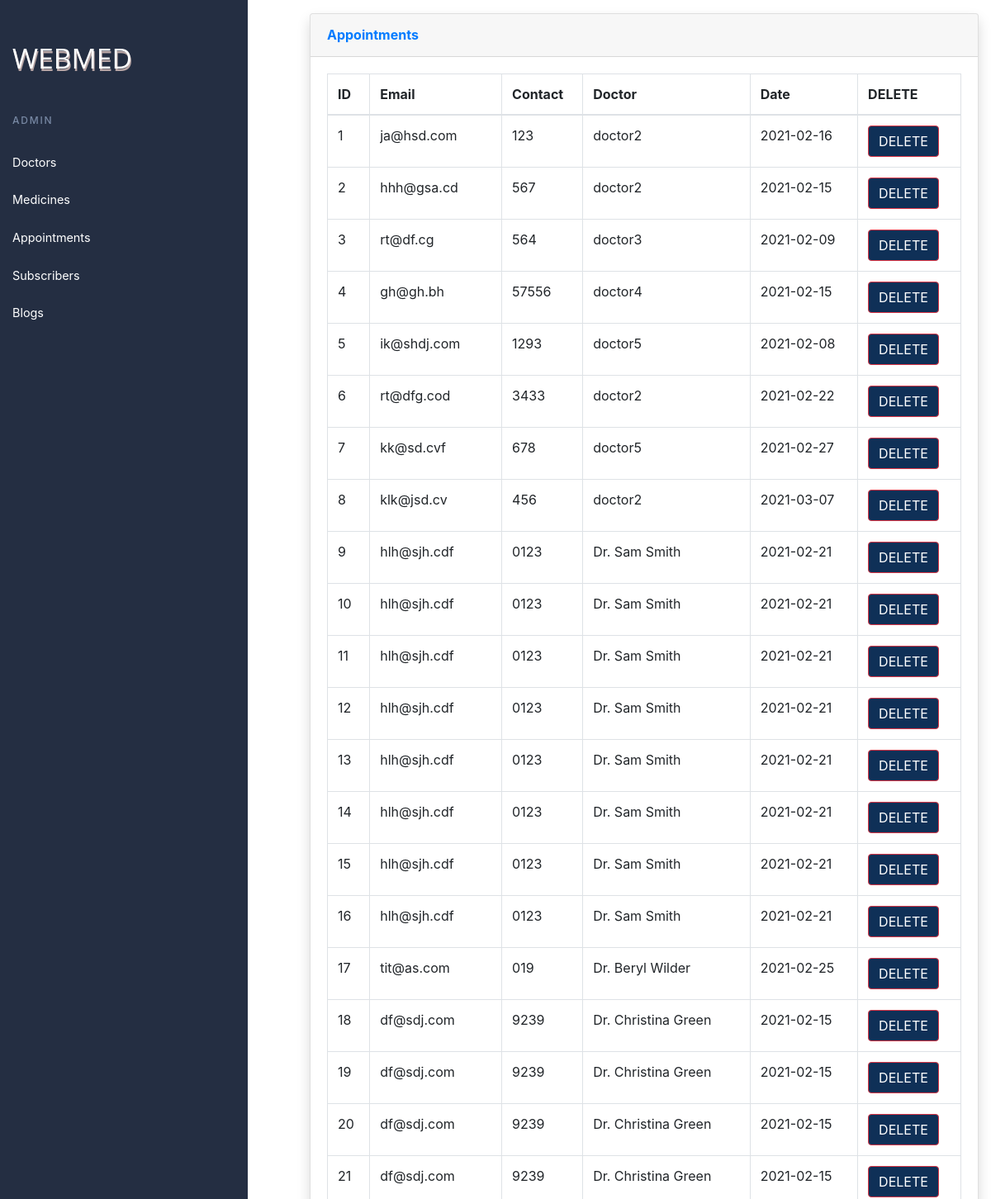
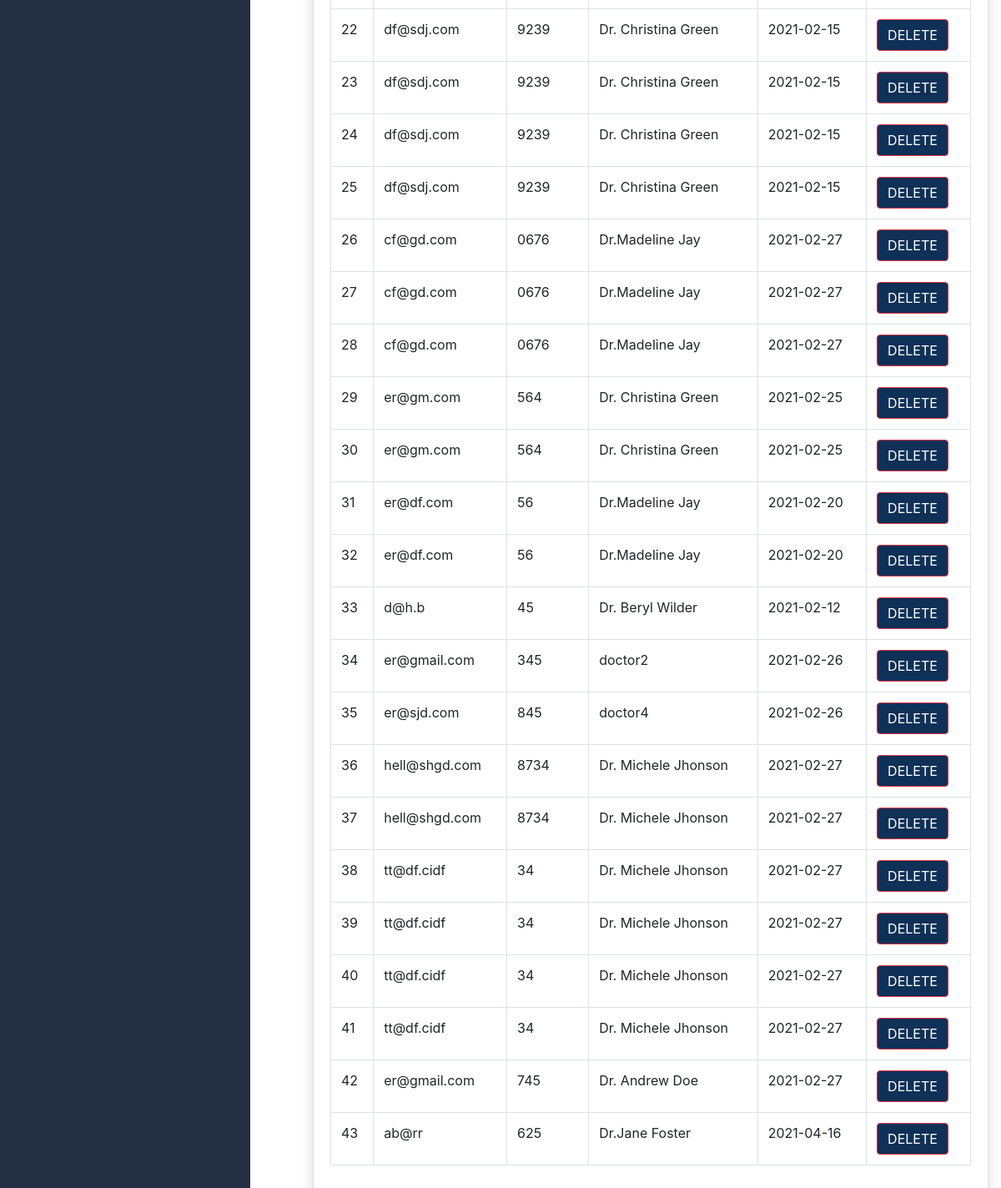
/appointment.php, run on the app's committed database (2 pictures, top to bottom).
### tables this page shows
CREATE TABLE `appointment` (
  `pname` varchar(30) NOT NULL,
  `email` varchar(30) NOT NULL,
  `contact` varchar(30) NOT NULL,
  `doctor` varchar(30) NOT NULL,
  `date` varchar(30) NOT NULL
);

### appointment.php (the view, shortened to what this page needs)
<!DOCTYPE html>
<html lang="en">
<head>
    <link rel="stylesheet" href="styleAP.css">
	  <link rel="stylesheet" href="https://stackpath.bootstrapcdn.com/bootstrap/4.5.2/css/bootstrap.min.css">
</head>
<body>
    <header class="page-header">
        <nav>
        <a class="logo-name" href="adminP.php">WEBMED</a>
          <ul class="admin-menu">
            <li class="menu-heading">
              <h3>Admin</h3>
            </li>
            <li>
              <a href="adminDoctor.php">
                <span>Doctors</span>
              </a>
            </li>
            <li>
              <a href="adminMedicine.php">
                <span>Medicines</span>
              </a>
            </li>
            <li>
              <a href="appointment.php">
                <span>Appointments</span>
              </a>
            </li>
            <li>
              <a href="subscriber.php">
                <span>Subscribers</span>
              </a>
            </li>
            <li>
              <a href="admin.php">
                <span>Blogs</span>
              </a>
            </li>
          </ul>
        </nav>
      </header>
      <div class="main-part" style="width: 100%;">
      <div class="container-fluid mt-3">
      <div class="card shadow mb-2">
        <div class="card-header py-3">
          <h6 class="m-0 font-weight-bold text-primary">Appointments</h6>
        </div>
        <div class="card-body">
          <div class="table-responsive">
            <table class="table table-bordered" id="dataTable" width="100%" cellspacing="0">
              <thead>
                <tr>
                  <th> ID </th>
                  <th> Email </th>
                  <th> Contact </th>
                  <th> Doctor</th>
                  <th> Date</th>
                  <th> DELETE </th>
                </tr>
              </thead>
              <tbody>
           <?php
              $conn = mysqli_connect("localhost", "root", "", "modal2");
              $disp="select * from appointment";
              $result=mysqli_query($conn,$disp);
              $id=1;
              if(mysqli_num_rows($result) > 0)
              {
              while($row=mysqli_fetch_array($result))
              {
                ?>
                <tr>
                  <td> <?php echo $id++; ?></td>
                  <td> <?php echo $row['email']; ?></td>
                  <td> <?php echo $row['contact']; ?></td>
                  <td> <?php echo $row['doctor']; ?></td>
                  <td> <?php echo $row['date']; ?></td>
                  <td>
                    <form action="" method="post">
                        <button type="submit" name="delete_btn" class="btn btn-danger" style="background-color: #0f3057 ;color: white;"> DELETE</button>
                      </form>
                  </td>
                  </tr>
                <?php
              }
            }
            else {
                  echo "No Record Found";
              }
      ?>
              </tbody>
            </table>
          </div>
        </div>
      </div>
      </div>
      </div>
</body>
</html>

### styleAP.css (style rules this page uses)
* { padding: 0; margin: 0; box-sizing: border-box; }
ul { list-style: none; }
a, button { color: inherit; }
a { text-decoration: none; }
button { background: none; cursor: pointer; }
button, input { border: none; }
body { font: 16px/1.5 "Lato", sans-serif; }
.page-header { height: 100%; position: fixed; width: 25%; z-index: 1; top: 0; left: 0; right: 0; overflow: hidden; padding-top: 20px; color: #dde9f8; background: #242e42; }
.logo-name { font-family: 'Open Sans', sans-serif; color: white; font-size: 2.1rem; text-shadow: 1px 3px rgb(182, 164, 164); text-decoration: none; cursor: pointer; display: inline; margin-left: 15px; margin-top: 25px; }
.page-header nav { display: flex; flex-direction: column; min-height: 100%; }
.page-header .admin-menu { display: flex; flex-direction: column; flex-grow: 1; margin-top: 20px; }
.page-header .admin-menu li > * { width: 100%; padding: 12px 15px; color: #fff; }
.page-header .admin-menu .menu-heading h3 { text-transform: uppercase; letter-spacing: 0.15em; font-size: 12px; margin-top: 12px; color: #7889a4; }
.page-header .admin-menu a, .page-header .admin-menu button { display: flex; align-items: center; font-size: 0.9rem; }
.main-part { width: 70%; padding-left:30%; }

### data on the page
appointment: email "ja@hsd.com", contact "123", doctor "doctor2", date "2021-02-16"
appointment: email "hhh@gsa.cd", contact "567", doctor "doctor2", date "2021-02-15"
appointment: email "rt@df.cg", contact "564", doctor "doctor3", date "2021-02-09"
appointment: email "gh@gh.bh", contact "57556", doctor "doctor4", date "2021-02-15"
appointment: email "ik@shdj.com", contact "1293", doctor "doctor5", date "2021-02-08"
appointment: email "rt@dfg.cod", contact "3433", doctor "doctor2", date "2021-02-22"
appointment: email "kk@sd.cvf", contact "678", doctor "doctor5", date "2021-02-27"
appointment: email "klk@jsd.cv", contact "456", doctor "doctor2", date "2021-03-07"
appointment: email "hlh@sjh.cdf", contact "0123", doctor "Dr. Sam Smith", date "2021-02-21"
appointment: email "hlh@sjh.cdf", contact "0123", doctor "Dr. Sam Smith", date "2021-02-21"
appointment: email "hlh@sjh.cdf", contact "0123", doctor "Dr. Sam Smith", date "2021-02-21"
appointment: email "hlh@sjh.cdf", contact "0123", doctor "Dr. Sam Smith", date "2021-02-21"
appointment: email "hlh@sjh.cdf", contact "0123", doctor "Dr. Sam Smith", date "2021-02-21"
appointment: email "hlh@sjh.cdf", contact "0123", doctor "Dr. Sam Smith", date "2021-02-21"
appointment: email "hlh@sjh.cdf", contact "0123", doctor "Dr. Sam Smith", date "2021-02-21"
appointment: email "hlh@sjh.cdf", contact "0123", doctor "Dr. Sam Smith", date "2021-02-21"
appointment: email "tit@as.com", contact "019", doctor "Dr. Beryl Wilder", date "2021-02-25"
appointment: email "df@sdj.com", contact "9239", doctor "Dr. Christina Green", date "2021-02-15"
appointment: email "df@sdj.com", contact "9239", doctor "Dr. Christina Green", date "2021-02-15"
appointment: email "df@sdj.com", contact "9239", doctor "Dr. Christina Green", date "2021-02-15"
appointment: email "df@sdj.com", contact "9239", doctor "Dr. Christina Green", date "2021-02-15"
appointment: email "df@sdj.com", contact "9239", doctor "Dr. Christina Green", date "2021-02-15"
appointment: email "df@sdj.com", contact "9239", doctor "Dr. Christina Green", date "2021-02-15"
appointment: email "df@sdj.com", contact "9239", doctor "Dr. Christina Green", date "2021-02-15"
appointment: email "df@sdj.com", contact "9239", doctor "Dr. Christina Green", date "2021-02-15"
appointment: email "cf@gd.com", contact "0676", doctor "Dr.Madeline Jay", date "2021-02-27"
appointment: email "cf@gd.com", contact "0676", doctor "Dr.Madeline Jay", date "2021-02-27"
appointment: email "cf@gd.com", contact "0676", doctor "Dr.Madeline Jay", date "2021-02-27"
appointment: email "er@gm.com", contact "564", doctor "Dr. Christina Green", date "2021-02-25"
appointment: email "er@gm.com", contact "564", doctor "Dr. Christina Green", date "2021-02-25"
appointment: email "er@df.com", contact "56", doctor "Dr.Madeline Jay", date "2021-02-20"
appointment: email "er@df.com", contact "56", doctor "Dr.Madeline Jay", date "2021-02-20"
appointment: email "d@h.b", contact "45", doctor "Dr. Beryl Wilder", date "2021-02-12"
appointment: email "er@gmail.com", contact "345", doctor "doctor2", date "2021-02-26"
appointment: email "er@sjd.com", contact "845", doctor "doctor4", date "2021-02-26"
appointment: email "hell@shgd.com", contact "8734", doctor "Dr. Michele Jhonson", date "2021-02-27"
appointment: email "hell@shgd.com", contact "8734", doctor "Dr. Michele Jhonson", date "2021-02-27"
appointment: email "tt@df.cidf", contact "34", doctor "Dr. Michele Jhonson", date "2021-02-27"
appointment: email "tt@df.cidf", contact "34", doctor "Dr. Michele Jhonson", date "2021-02-27"
appointment: email "tt@df.cidf", contact "34", doctor "Dr. Michele Jhonson", date "2021-02-27"
appointment: email "tt@df.cidf", contact "34", doctor "Dr. Michele Jhonson", date "2021-02-27"
appointment: email "er@gmail.com", contact "745", doctor "Dr. Andrew Doe", date "2021-02-27"
appointment: email "ab@rr", contact "625", doctor "Dr.Jane Foster", date "2021-04-16"
